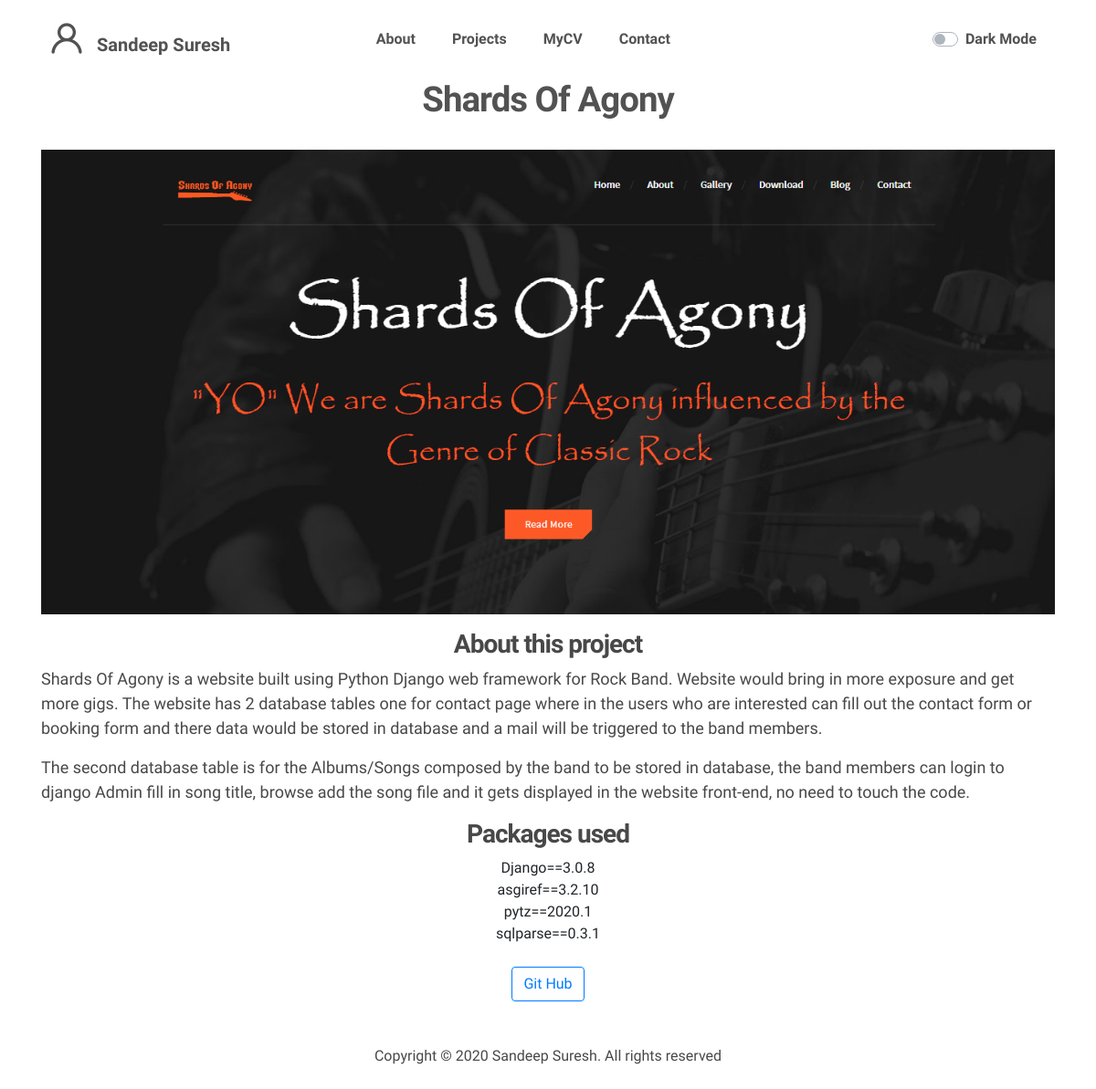
/projects/3, run on the app's committed database.
### portfolio/models.py (models this page shows, shortened)
class Project(models.Model):
	title = models.CharField(max_length=100)
	description = models.TextField()
	image = models.ImageField(upload_to='portfolio/images')
	techno = models.TextField()
	githublink = models.TextField()

### portfolio/views.py (the view)
# urls.py: path('projects/<int:proj_id>', views.viewproject, name="viewproject"),
def viewproject(request, proj_id):
	project = get_object_or_404(Project, pk=proj_id)
	context = {
		'project': project
	}
	return render(request, "portfolio/viewproject.html", context)

### portfolio/templates/portfolio/viewproject.html
{% extends "portfolio/base.html" %}
{% load static %}
    {% block content %}
    	<div class="container">
    		<h2 align="center" class="mt-3">{{ project.title }}</h2>
    		<br>
	    	<img src="{{ project.image.url }}" align="center" class="img-fluid" alt="project image">
	    	<br>
	    	<h3 align="center" class="mt-3">About this project</h3>
	    	{{ project.description|safe }}
	    	<h3 align="center" class="mt-3">Packages used</h3>
	    	<center>
	    		<ul>
		    		{{ project.techno|safe }}
		    	</ul>
	    	</center>
	    	<br>
	    	<div class="text-center">
	    		<a href="{{ project.githublink }}" class="btn btn-outline-primary align" target="_blank">Git Hub</a>
	    	</div>
    	</div>
    {% endblock content %}

### portfolio/templates/portfolio/base.html (shortened to what this page needs)
{% load static %}
<!doctype html>
<html lang="en">
  <head>
    <link rel="stylesheet" href="{% static 'portfolio/css/bootstrap.min.css' %}">
    <link rel="stylesheet" href="{% static 'portfolio/css/unicons.css' %}">
    <link rel="stylesheet" href="{% static 'portfolio/css/owl.carousel.min.css' %}">
    <link rel="stylesheet" href="{% static 'portfolio/css/owl.theme.default.min.css' %}">
    <link rel="stylesheet" href="{% static 'portfolio/css/tooplate-style.css' %}">
  </head>
  <body>
    <nav class="navbar navbar-expand-sm navbar-light">
        <div class="container">
            <a class="navbar-brand" id="navbar-brand" href="{% url 'index' %}"><i class='uil uil-user'></i> Sandeep Suresh</a>
            <div class="collapse navbar-collapse" id="navbarNav">
                <ul class="navbar-nav mx-auto color-links">
                    <li class="nav-item">
                        <a href="{% url 'index' %}" class="nav-link"><span data-hover="About">About</span></a>
                    </li>
                    <li class="nav-item">
                        <a href="{% url 'projects' %}" class="nav-link"><span data-hover="Projects">Projects</span></a>
                    </li>
                    <li class="nav-item">
                        <a href="{% static 'portfolio/Sandeep_CV_updated.pdf' %}" class="nav-link" target="_blank"><span data-hover="MyCV">MyCV</span></a>
                    </li>
                    <li class="nav-item">
                        <a href="{% url 'contact' %}" class="nav-link"><span data-hover="Contact">Contact</span></a>
                    </li>
                </ul>
                <ul class="navbar-nav ml-lg-auto">
                    <div class="nav-link">
                      <div class="custom-control custom-switch">
                        <label class="custom-control-label" for="darkSwitch">Dark Mode</label>
                      </div>
                    </div>
                </ul>
        </div>
    </nav>
    {% block content %}
    {% endblock content %}
     <footer class="footer py-5">
          <div class="container">
               <div class="row">
                    <div class="col-lg-12 col-12">
                        <p class="copyright-text text-center">Copyright &copy; 2020 Sandeep Suresh. All rights reserved</p>
                    </div>
               </div>
          </div>
     </footer>
  </body>
</html>

### portfolio/static/portfolio/css/tooplate-style.css (style rules this page uses)
body { font-family: "Maven Pro", sans-serif; padding-top: 70px; }
ul { margin: 0; padding: 0; }
ul li { list-style: none; }
a { font-weight: normal; text-decoration: none !important; transition: all 0.4s ease; }
.navbar-brand .uil { font-size: 40px; }
p { font-size: 18px; font-weight: 300; line-height: 1.5; color: #484848; }
h1, h2, h3, h4, h5, h6 { font-weight: bold; letter-spacing: -1px; }
h2 { color: #525252; font-size: 2.4em; font-weight: bold; }
h3 { color: #484848; }
h3, b, strong { font-weight: bold; }
.navbar { position: fixed; top: 0; right: 0; left: 0; z-index: 999999; will-change: transform; transition: transform 200ms linear; }
.navbar-brand { font-weight: bold; }
.navbar-expand-sm .navbar-nav .nav-link { padding: 0 20px; }
.nav-link { font-weight: bold; font-size: 16px; overflow: hidden; }
.nav-link span { position: relative; display: inline-block; transition: transform 0.3s; }
.nav-link span:before { position: absolute; top: 100%; content: attr(data-hover); transform: translate3d(0, 0, 0); }
.copyright-text { font-size: 16px; font-weight: normal; display: block; }

### portfolio/templates/portfolio/base.html (style rules this page uses)
#navbar-brand { color: #525252; }
.navbar { color: #ffc200; }
.navbar-light .navbar-nav .nav-link { color: #525252; }

### data on the page
Project: title "Shards Of Agony", image (picture), description "Shards Of Agony is a website built using Python Django web framework for Rock Band. Website would bring in more exposure and get more gigs. The website has 2 database tables one for contact page where in the users who are interested can fill out the contact form or booking form and there data would be stored in database and a mail will be triggered to the band members. The second database table is for the Albums/Songs composed by the band to be stored in database, the band members can login to django Admin fill in song title, browse add the song file and it gets displayed in the website front-end, no need to touch the code.", techno "Django==3.0.8 asgiref==3.2.10 pytz==2020.1 sqlparse==0.3.1"
